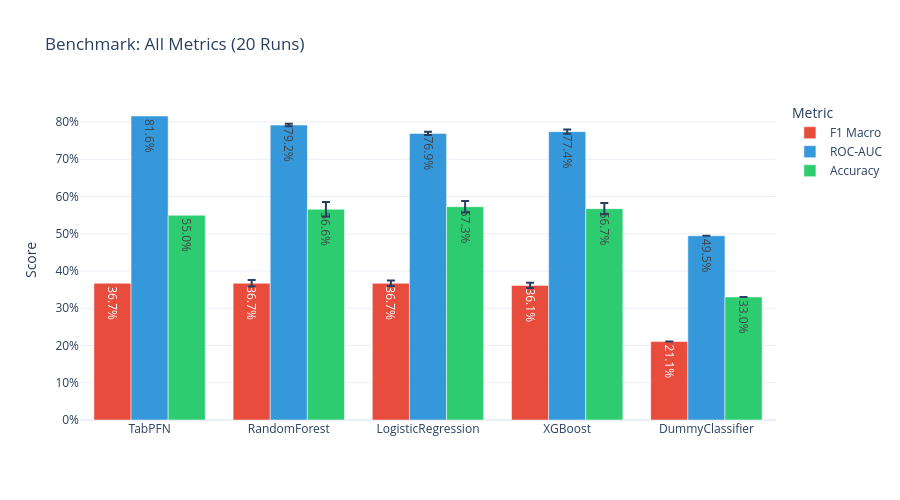

Notebook cell for this chart:
### Markdown cell above
## 4.2 ROC-AUC Comparison

### Code cell
# AUC + F1 Combined: Grouped Bar
metrics_long = []
for _, row in df_summary.iterrows():
    metrics_long.append({'model': row['model'], 'Metric': 'F1 Macro', 'Score': row['f1_mean'], 'Std': row['f1_std']})
    metrics_long.append({'model': row['model'], 'Metric': 'ROC-AUC', 'Score': row['auc_mean'], 'Std': row['auc_std']})
    metrics_long.append({'model': row['model'], 'Metric': 'Accuracy', 'Score': row['acc_mean'], 'Std': row['acc_std']})

ml_df = pd.DataFrame(metrics_long)

fig3 = px.bar(
    ml_df, x='model', y='Score', color='Metric', error_y='Std',
    barmode='group',
    title=f'Benchmark: All Metrics ({N_LOOPS} Runs)',
    template='plotly_white',
    text_auto='.1%',
    color_discrete_map={'F1 Macro': '#e74c3c', 'ROC-AUC': '#3498db', 'Accuracy': '#2ecc71'},
    category_orders={'model': model_order[::-1]}
)
fig3.update_layout(yaxis_tickformat='.0%', xaxis_title=None, height=500)
show_and_save(fig3, "benchmark_all_metrics")

### Figure 1 — Plotly figure (JSON) as saved in the notebook; plotly's stock layout.template omitted (floating-point values rounded to 4 significant figures)
{"data": [{"alignmentgroup": "True", "error_y": {"array": [NaN, 0.008513, 0.007199, 0.006928, 0.0]}, "hovertemplate": "Metric=F1 Macro<br>model=%{x}<br>Score=%{y}<extra></extra>", "legendgroup": "F1 Macro", "marker": {"color": "#e74c3c", "pattern": {"shape": ""}}, "name": "F1 Macro", "offsetgroup": "F1 Macro", "orientation": "v", "showlegend": true, "textposition": "auto", "texttemplate": "%{y:.1%}", "type": "bar", "x": ["TabPFN", "RandomForest", "LogisticRegression", "XGBoost", "DummyClassifier"], "xaxis": "x", "y": [0.3673, 0.3672, 0.3671, 0.3614, 0.2106], "yaxis": "y"}, {"alignmentgroup": "True", "error_y": {"array": [NaN, 0.00328, 0.00439, 0.00566, 0.0]}, "hovertemplate": "Metric=ROC-AUC<br>model=%{x}<br>Score=%{y}<extra></extra>", "legendgroup": "ROC-AUC", "marker": {"color": "#3498db", "pattern": {"shape": ""}}, "name": "ROC-AUC", "offsetgroup": "ROC-AUC", "orientation": "v", "showlegend": true, "textposition": "auto", "texttemplate": "%{y:.1%}", "type": "bar", "x": ["TabPFN", "RandomForest", "LogisticRegression", "XGBoost", "DummyClassifier"], "xaxis": "x", "y": [0.8162, 0.7918, 0.7693, 0.7743, 0.4946], "yaxis": "y"}, {"alignmentgroup": "True", "error_y": {"array": [NaN, 0.01921, 0.01564, 0.01507, 0.0]}, "hovertemplate": "Metric=Accuracy<br>model=%{x}<br>Score=%{y}<extra></extra>", "legendgroup": "Accuracy", "marker": {"color": "#2ecc71", "pattern": {"shape": ""}}, "name": "Accuracy", "offsetgroup": "Accuracy", "orientation": "v", "showlegend": true, "textposition": "auto", "texttemplate": "%{y:.1%}", "type": "bar", "x": ["TabPFN", "RandomForest", "LogisticRegression", "XGBoost", "DummyClassifier"], "xaxis": "x", "y": [0.5497, 0.5659, 0.5727, 0.5675, 0.3305], "yaxis": "y"}], "layout": {"barmode": "group", "height": 500, "legend": {"title": {"text": "Metric"}, "tracegroupgap": 0}, "title": {"text": "Benchmark: All Metrics (20 Runs)"}, "xaxis": {"anchor": "y", "categoryarray": ["TabPFN", "RandomForest", "LogisticRegression", "XGBoost", "DummyClassifier"], "categoryorder": "array", "domain": [0, 1], "title": {}}, "yaxis": {"anchor": "x", "domain": [0, 1], "tickformat": ".0%", "title": {"text": "Score"}}}}
